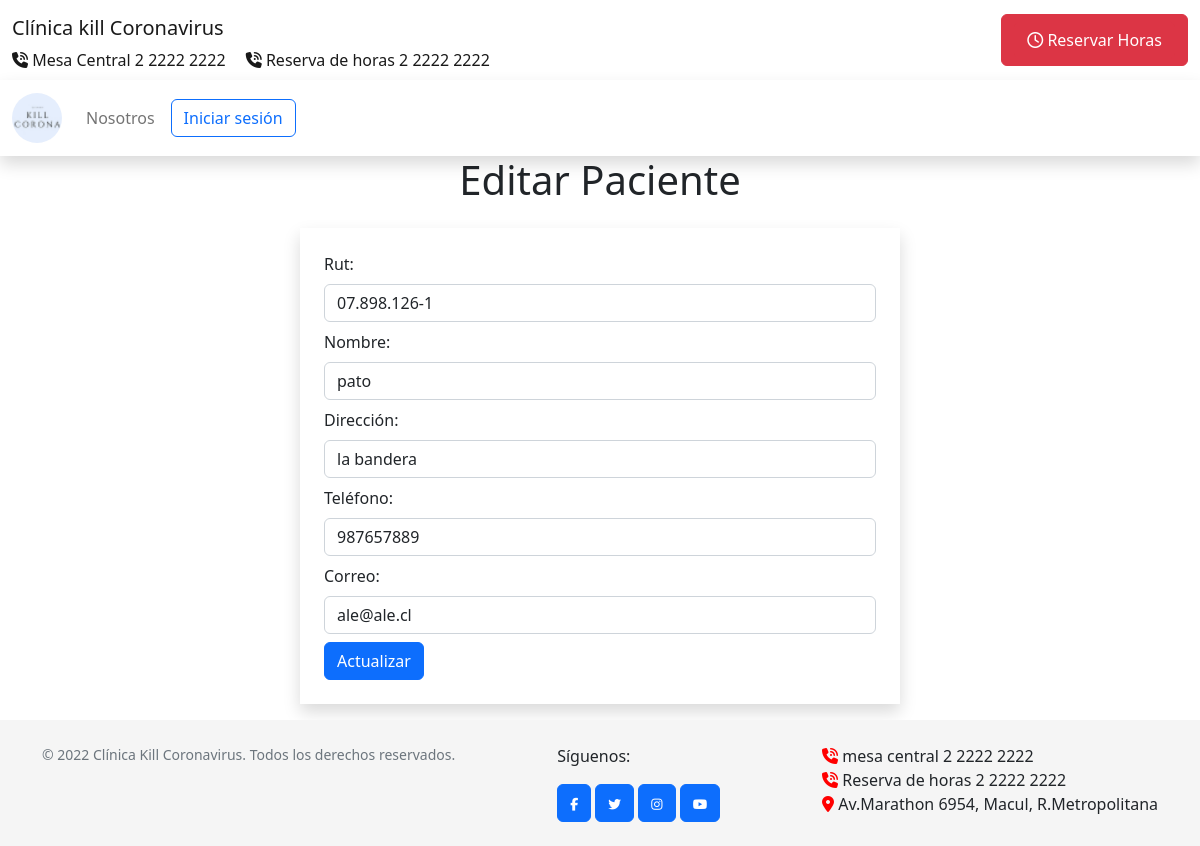
The app's page /pacientes/detalle/07.898.126-1, older data.
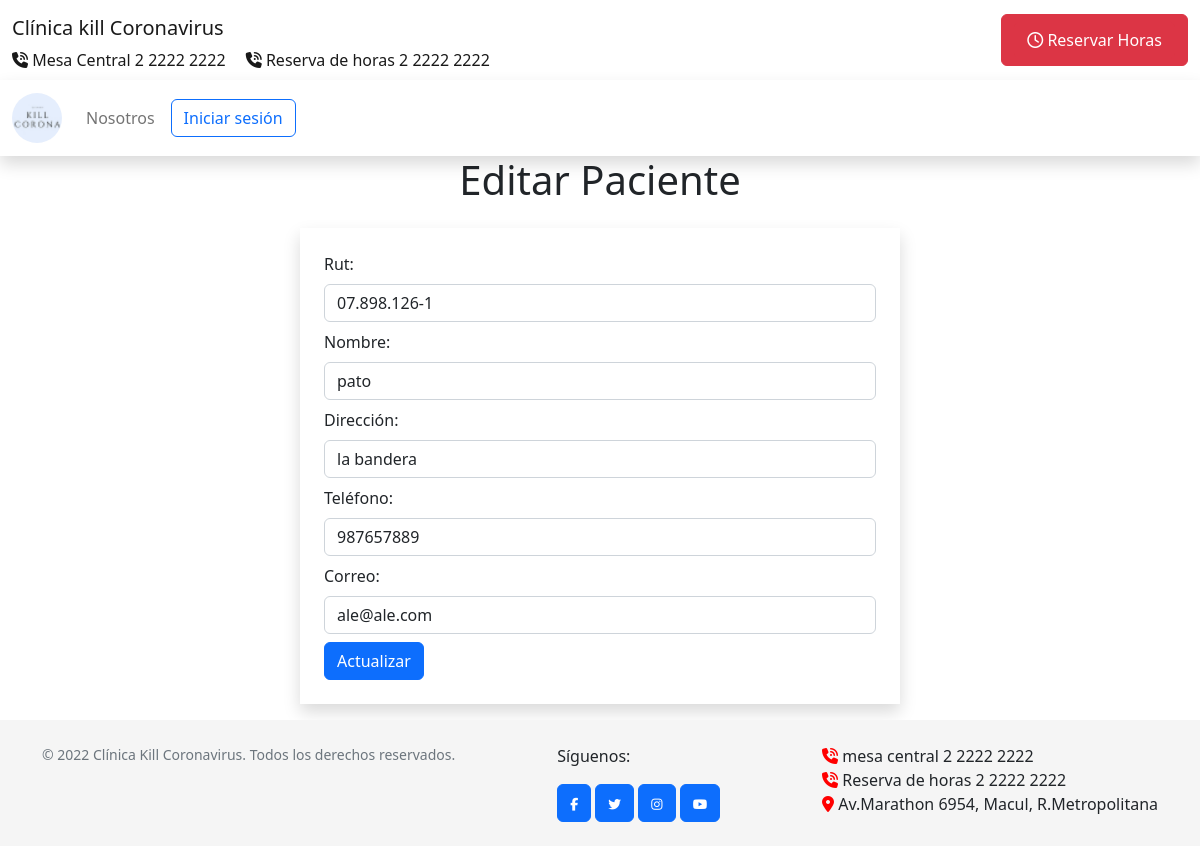
The same page, newer data.
### clinicaApp/models.py (models this page shows, shortened)
class Paciente(models.Model):
    rut_paciente = models.CharField(max_length=13, primary_key=True)
    nombre_paciente = models.CharField(max_length=150)
    direccion_paciente = models.CharField(max_length=200)
    telefono_paciente = models.CharField(max_length=20)
    correo_paciente = models.CharField(max_length=150)
    tipousuario = models.ForeignKey(Tipousuario, on_delete=models.CASCADE, default=1)

### clinicaApp/views.py (the view)
# urls.py: path('pacientes/detalle/<str:rut_paciente>', views.detalle, name='detalle'),
def detalle(request, rut_paciente):
    paciente = Paciente.objects.get(rut_paciente=rut_paciente)
    return render(request, "paciente_editar.html", {
        'paciente': paciente
    })

### clinicaApp/templates/paciente_editar.html (shortened to what this page needs)
{% extends 'paci_actualizar.html' %}
{% block content %}
    <h1 class="text-center">Editar Paciente</h1>
    <form class="w-50 shadow mx-auto p-4 m-3" method="post" action="{% url 'editar' %}">
        Rut: <input type="text" name="rut" class="form-control my-2" required value="{{paciente.rut_paciente}}">
        Nombre: <input type="text" name="nombre" class="form-control my-2" required value="{{paciente.nombre_paciente}}">
        Dirección: <input type="text" name="direccion" class="form-control my-2" required value="{{paciente.direccion_paciente}}">
        Teléfono: <input type="text" name="telefono" class="form-control my-2" required value="{{paciente.telefono_paciente}}">
        Correo: <input type="text" name="correo" class="form-control my-2" required value="{{paciente.correo_paciente}}">
        <input type="submit"value="Actualizar" class="btn btn-primary">
    </form>
{% include 'footer.html' %}
{% endblock%}

Row changes from the older to the newer data that the page shows:
changed Paciente "pato": correo "ale@ale.cl" → "ale@ale.com"
